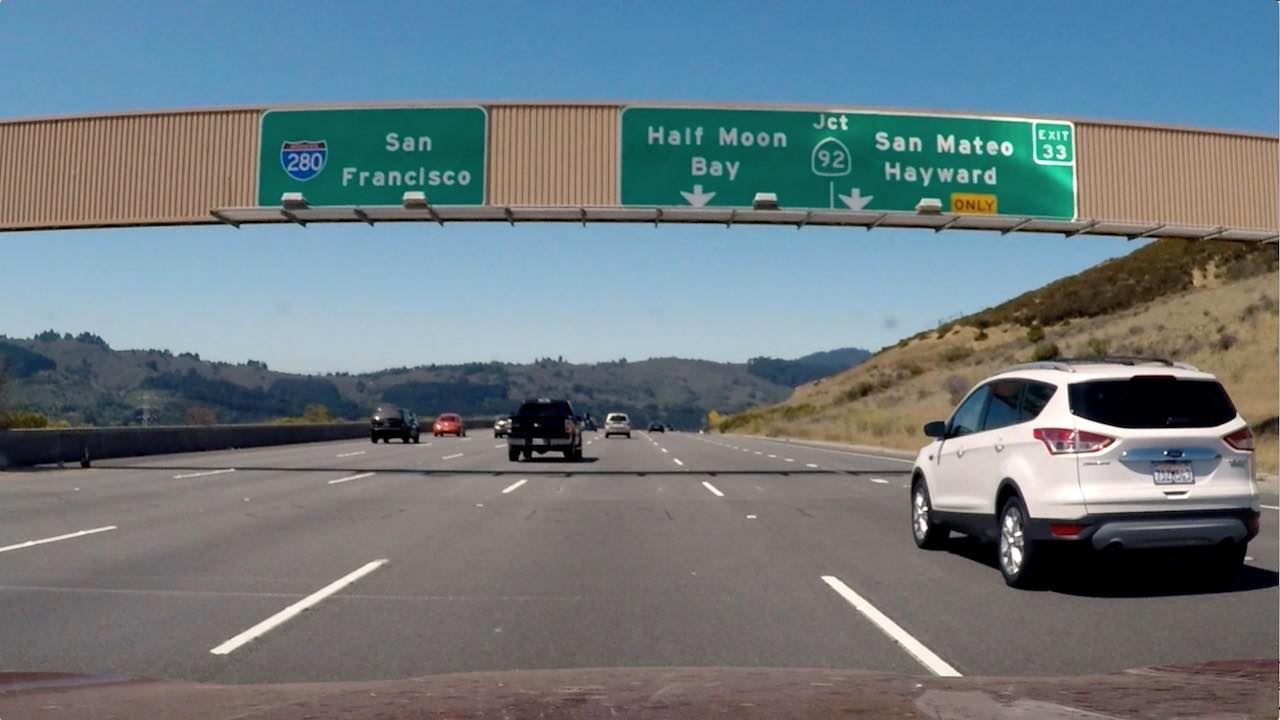
#> input picture combiningThresholds/signs_vehicles_xygrad.png, 1280 x 720 px
$ jupyter execute CombiningThresholds.ipynb   (shell and % lines are left out)   (older library calls are emulated)
#> lines starting #> are read from the running program, lines starting #| are printed output that depends on the picture
[cell 1]
#importing some useful packages
import matplotlib.pyplot as plt
import matplotlib.image as mpimg
import numpy as np
import cv2

[cell 2]
# Threshold functions

def abs_sobel_thresh(image, orient='x', sobel_kernel=3, thresh=(0, 255)):
    # Grayscaling input image
    gray = cv2.cvtColor(image, cv2.COLOR_RGB2GRAY)
    # Calculate directional gradient
    if orient == "x":
        sobel = cv2.Sobel(gray, cv2.CV_64F, 1, 0, ksize=sobel_kernel)
    elif orient == "y":
        sobel = cv2.Sobel(gray, cv2.CV_64F, 0, 1, ksize=sobel_kernel)
    # Absolute values and normalizing
    abs_sobel = np.absolute(sobel)
    scaled_sobel = np.uint8(255*abs_sobel/np.max(abs_sobel))
    # Apply thresholds
    grad_binary = np.zeros_like(scaled_sobel)
    grad_binary[np.logical_and(scaled_sobel >= thresh[0], scaled_sobel <= thresh[1])] = 1
    return grad_binary

def mag_thresh(image, sobel_kernel=3, mag_thresh=(0, 255)):
    # Grayscaling input image
    gray = cv2.cvtColor(image, cv2.COLOR_RGB2GRAY)
    # Calculate directional gradient
    xsobel = cv2.Sobel(gray, cv2.CV_64F, 1, 0, ksize=sobel_kernel)
    ysobel = cv2.Sobel(gray, cv2.CV_64F, 0, 1, ksize=sobel_kernel)
    # Absolute values and normalizing
    magn_sobel = np.sqrt(np.square(xsobel) + np.square(ysobel))
    scaled_magn = np.uint8(255*magn_sobel/np.max(magn_sobel))
    # Apply thresholds
    mag_binary = np.zeros_like(magn_sobel)
    mag_binary[np.logical_and(scaled_magn >= mag_thresh[0], scaled_magn <= mag_thresh[1])] = 1
    return mag_binary

def dir_threshold(image, sobel_kernel=3, thresh=(0, np.pi/2)):
    # Grayscaling input image
    gray = cv2.cvtColor(image, cv2.COLOR_RGB2GRAY)
    # Calculate directional gradient
    xsobel = cv2.Sobel(gray, cv2.CV_64F, 1, 0, ksize=sobel_kernel)
    ysobel = cv2.Sobel(gray, cv2.CV_64F, 0, 1, ksize=sobel_kernel)
    abs_xsobel = np.absolute(xsobel)
    abs_ysobel = np.absolute(ysobel)
    # Gradient direction and normalization
    direct_sobel = np.arctan2(abs_ysobel, abs_xsobel)
    # Apply thresholds
    dir_binary = np.zeros_like(direct_sobel)
    dir_binary[np.logical_and(direct_sobel >= thresh[0], direct_sobel <= thresh[1])] = 1
    return dir_binary

[cell 3]
# Sample picture input
image = mpimg.imread("./signs_vehicles_xygrad.png")
#> image is the input picture: shape (720, 1280, 3) float32; mean R, G, B 0.428, 0.477, 0.5
plt.imshow(image);

[cell 4]
# Chose kernel size
ksize = 3

# Apply each of the thresholding functions
gradx = abs_sobel_thresh(image, orient='y', sobel_kernel=ksize, thresh=(50, 100))
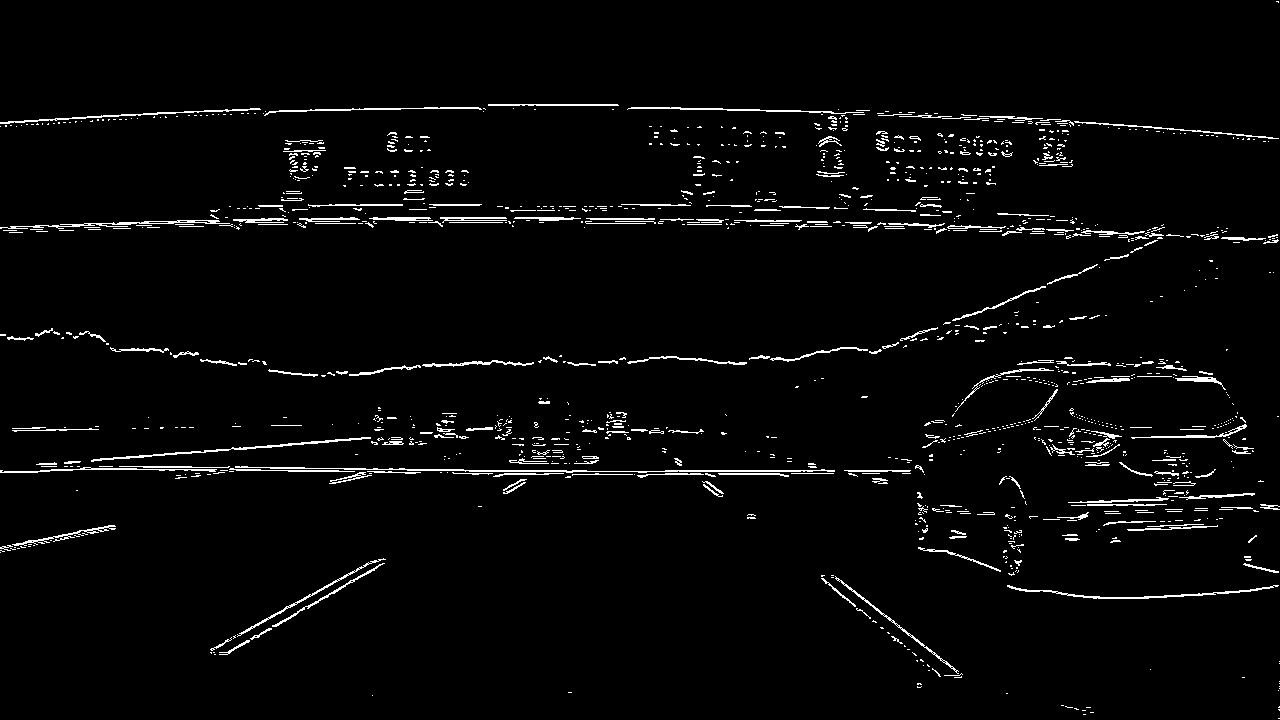
#> gradx: shape (720, 1280); values 0 (black) and 1 (white), 2.9% white in thin lines or dots
grady = abs_sobel_thresh(image, orient='y', sobel_kernel=ksize, thresh=(100, 200))
#> grady: shape (720, 1280); values 0 (black) and 1 (white), 0.57% white in thin lines or dots
mag_binary = mag_thresh(image, sobel_kernel=ksize, mag_thresh=(50, 100))
#> in mag_thresh, `xsobel = cv2.Sobel(gray, cv2.CV_64F, 1, 0, ksize=sobel_kernel)`:
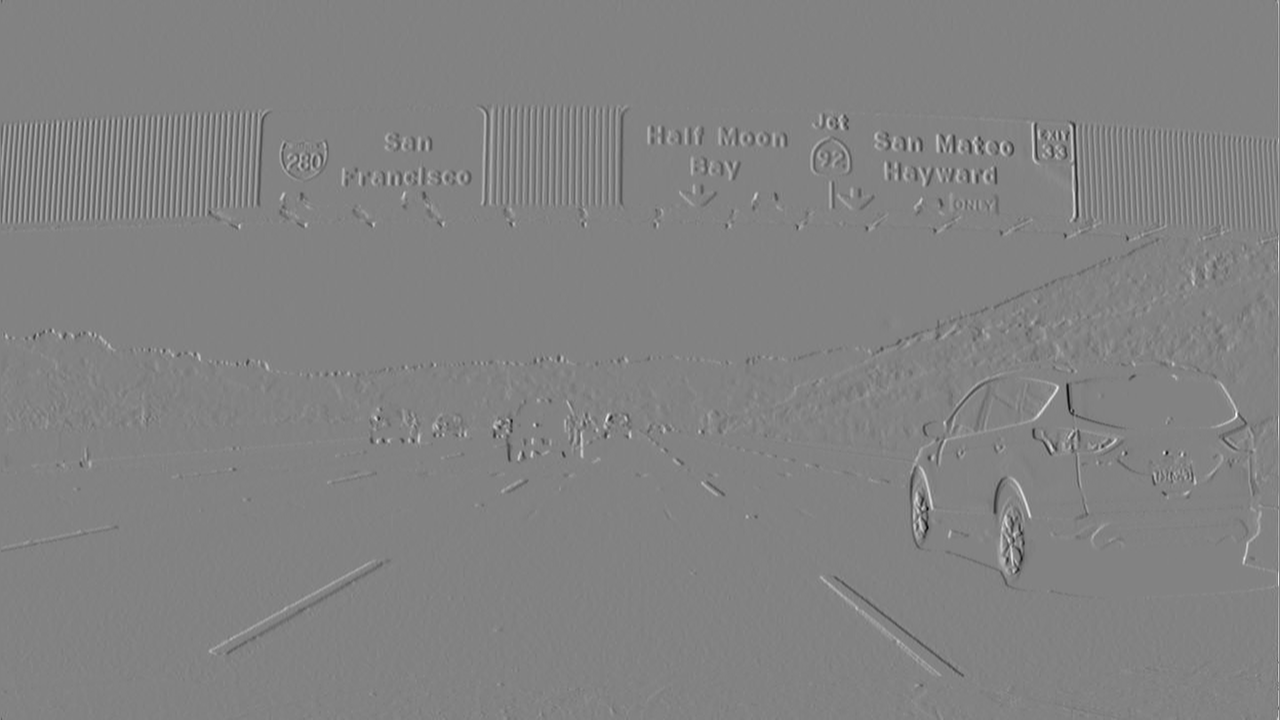
#> xsobel: shape (720, 1280) float64; min -3.19, max 3.04, mean 0.000561; drawn with min black and max white
#> mag_binary: shape (720, 1280) float64; values 0 (black) and 1 (white), 4.8% white in thin lines or dots
dir_binary = dir_threshold(image, sobel_kernel=ksize, thresh=(np.pi/32, np.pi/8))
#> in dir_threshold, `direct_sobel = np.arctan2(abs_ysobel, abs_xsobel)`:
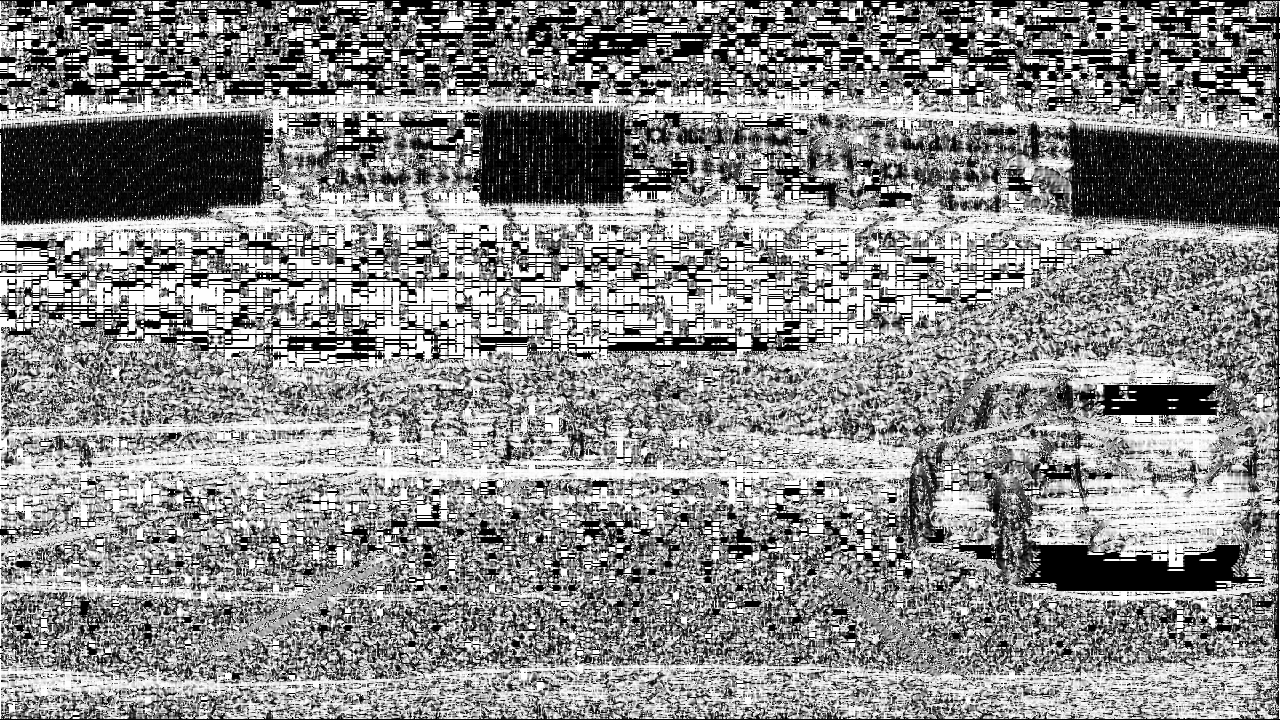
#> direct_sobel: shape (720, 1280) float64; min 0, max 1.57, mean 0.861; drawn with min black and max white
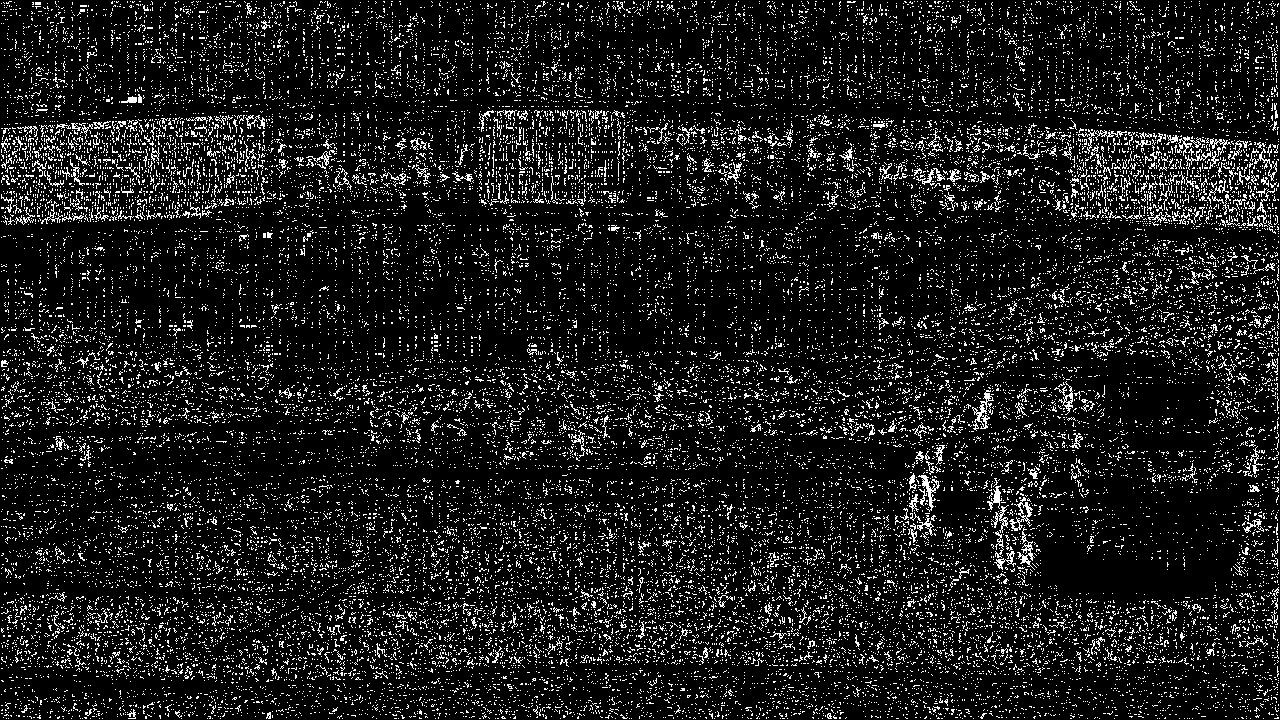
#> dir_binary: shape (720, 1280) float64; values 0 (black) and 1 (white), 10.5% white in thin lines or dots

# Plot
fig, (ax1, ax2, ax3, ax4) = plt.subplots(4, 1, figsize=(20,20))
ax1.imshow(gradx, cmap="gray")
ax2.imshow(grady, cmap="gray")
ax3.imshow(mag_binary, cmap="gray")
ax4.imshow(dir_binary, cmap="gray")

[cell 5]
# Combination of multiple features
combinedFeatures = np.zeros_like(dir_binary)
combinedFeatures[np.logical_and(mag_binary == 1, dir_binary == 1)] = 1

plt.figure(figsize=(8,10))
plt.imshow(combinedFeatures, cmap="gray");
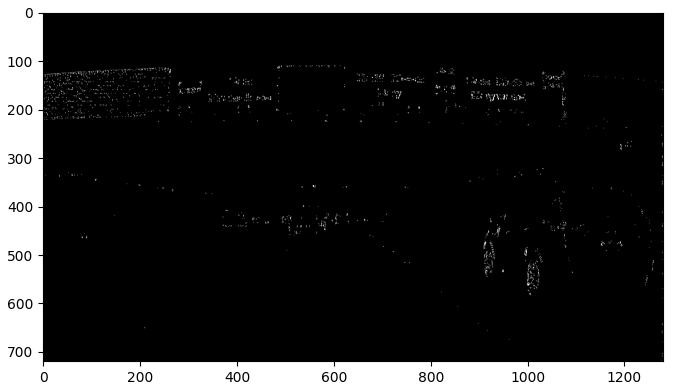
#> figure drawn by matplotlib, 1 panel
